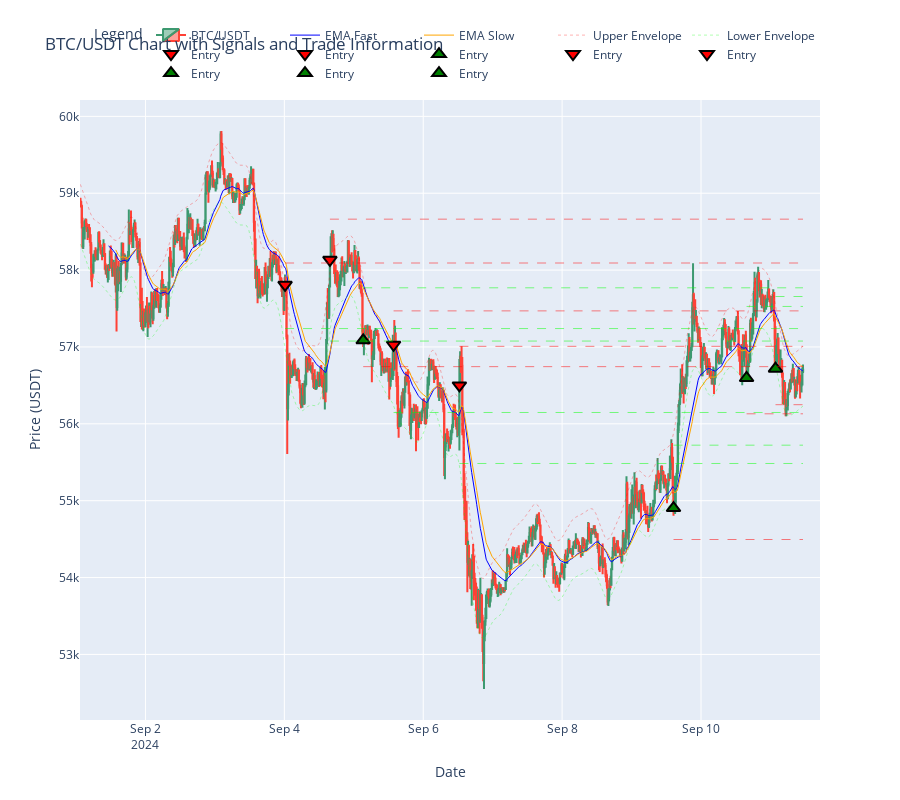

The code cell stored with this chart in its notebook:
### Markdown cell above
## 7. Main Execution

### Code cell
# Fetch historical data
df = fetch_historical_data(symbol='BTCUSDT', interval='15m')

# Calculate indicators and signals
df = calculate_indicators(df)
df = calculate_nadaraya_watson(df, 7)
df = ema_signal(df, backcandles=7)
df = total_signal(df)



# Perform backtesting
bt = Backtest(df, NWStrategy, cash=200000, commission=.002, margin=1/75)
stats = bt.run()

# Extract trade information
trades = pd.DataFrame(stats._strategy.trades_info)

# Plot the chart
plot_chart(df, trades)
print(stats)

# # Initialize live data streaming
# df_live = pd.DataFrame(columns=['Open', 'High', 'Low', 'Close', 'Volume'])
# ws_thread = threading.Thread(target=run_live_stream)
# ws_thread.start()

print("Live data streaming has started. Press Ctrl+C to stop.")

### Figure 1 — Plotly figure (JSON) as saved in the notebook; plotly's stock layout.template omitted (floating-point values rounded to 4 significant figures; data arrays with more than 128 entries replaced by an {"elided": "..."} marker saying what was removed)
{"data": [{"close": {"elided": "1000 float values"}, "high": {"elided": "1000 float values"}, "low": {"elided": "1000 float values"}, "name": "BTC/USDT", "open": {"elided": "1000 float values"}, "type": "candlestick", "x": {"elided": "1000 str values"}}, {"line": {"color": "blue", "width": 1}, "name": "EMA Fast", "type": "scatter", "x": {"elided": "1000 str values"}, "y": {"elided": "1000 float values"}}, {"line": {"color": "orange", "width": 1}, "name": "EMA Slow", "type": "scatter", "x": {"elided": "1000 str values"}, "y": {"elided": "1000 float values"}}, {"line": {"color": "rgba(255,0,0,0.3)", "dash": "dot", "width": 1}, "name": "Upper Envelope", "type": "scatter", "x": {"elided": "1000 str values"}, "y": {"elided": "1000 float values"}}, {"line": {"color": "rgba(0,255,0,0.3)", "dash": "dot", "width": 1}, "name": "Lower Envelope", "type": "scatter", "x": {"elided": "1000 str values"}, "y": {"elided": "1000 float values"}}, {"marker": {"color": "red", "line": {"color": "black", "width": 2}, "size": 12, "symbol": "triangle-down"}, "mode": "markers", "name": "Entry", "type": "scatter", "x": ["2024-09-04T00:15:00"], "y": [57810.0]}, {"marker": {"color": "red", "line": {"color": "black", "width": 2}, "size": 12, "symbol": "triangle-down"}, "mode": "markers", "name": "Entry", "type": "scatter", "x": ["2024-09-04T15:45:00"], "y": [58134]}, {"marker": {"color": "green", "line": {"color": "black", "width": 2}, "size": 12, "symbol": "triangle-up"}, "mode": "markers", "name": "Entry", "type": "scatter", "x": ["2024-09-05T03:15:00"], "y": [57090.0]}, {"marker": {"color": "red", "line": {"color": "black", "width": 2}, "size": 12, "symbol": "triangle-down"}, "mode": "markers", "name": "Entry", "type": "scatter", "x": ["2024-09-05T13:45:00"], "y": [57030.0]}, {"marker": {"color": "red", "line": {"color": "black", "width": 2}, "size": 12, "symbol": "triangle-down"}, "mode": "markers", "name": "Entry", "type": "scatter", "x": ["2024-09-06T12:30:00"], "y": [56500]}, {"marker": {"color": "green", "line": {"color": "black", "width": 2}, "size": 12, "symbol": "triangle-up"}, "mode": "markers", "name": "Entry", "type": "scatter", "x": ["2024-09-09T14:30:00"], "y": [54904]}, {"marker": {"color": "green", "line": {"color": "black", "width": 2}, "size": 12, "symbol": "triangle-up"}, "mode": "markers", "name": "Entry", "type": "scatter", "x": ["2024-09-10T15:45:00"], "y": [56596]}, {"marker": {"color": "green", "line": {"color": "black", "width": 2}, "size": 12, "symbol": "triangle-up"}, "mode": "markers", "name": "Entry", "type": "scatter", "x": ["2024-09-11T01:45:00"], "y": [56720.0]}], "layout": {"height": 800, "legend": {"orientation": "h", "title": {"text": "Legend"}, "x": 1, "xanchor": "right", "y": 1.02, "yanchor": "bottom"}, "shapes": [{"line": {"color": "rgba(0,255,0,0.5)", "dash": "dash", "width": 1}, "type": "line", "x0": "2024-09-04T00:15:00", "x1": "2024-09-11T11:15:00", "y0": 57240.0, "y1": 57240.0}, {"line": {"color": "rgba(255,0,0,0.5)", "dash": "dash", "width": 1}, "type": "line", "x0": "2024-09-04T00:15:00", "x1": "2024-09-11T11:15:00", "y0": 58090.0, "y1": 58090.0}, {"line": {"color": "rgba(0,255,0,0.5)", "dash": "dash", "width": 1}, "type": "line", "x0": "2024-09-04T15:45:00", "x1": "2024-09-11T11:15:00", "y0": 57080.0, "y1": 57080.0}, {"line": {"color": "rgba(255,0,0,0.5)", "dash": "dash", "width": 1}, "type": "line", "x0": "2024-09-04T15:45:00", "x1": "2024-09-11T11:15:00", "y0": 58660.0, "y1": 58660.0}, {"line": {"color": "rgba(0,255,0,0.5)", "dash": "dash", "width": 1}, "type": "line", "x0": "2024-09-05T03:15:00", "x1": "2024-09-11T11:15:00", "y0": 57770.0, "y1": 57770.0}, {"line": {"color": "rgba(255,0,0,0.5)", "dash": "dash", "width": 1}, "type": "line", "x0": "2024-09-05T03:15:00", "x1": "2024-09-11T11:15:00", "y0": 56740.0, "y1": 56740.0}, {"line": {"color": "rgba(0,255,0,0.5)", "dash": "dash", "width": 1}, "type": "line", "x0": "2024-09-05T13:45:00", "x1": "2024-09-11T11:15:00", "y0": 56150.0, "y1": 56150.0}, {"line": {"color": "rgba(255,0,0,0.5)", "dash": "dash", "width": 1}, "type": "line", "x0": "2024-09-05T13:45:00", "x1": "2024-09-11T11:15:00", "y0": 57470.0, "y1": 57470.0}, {"line": {"color": "rgba(0,255,0,0.5)", "dash": "dash", "width": 1}, "type": "line", "x0": "2024-09-06T12:30:00", "x1": "2024-09-11T11:15:00", "y0": 55480.0, "y1": 55480.0}, {"line": {"color": "rgba(255,0,0,0.5)", "dash": "dash", "width": 1}, "type": "line", "x0": "2024-09-06T12:30:00", "x1": "2024-09-11T11:15:00", "y0": 57010.0, "y1": 57010.0}, {"line": {"color": "rgba(0,255,0,0.5)", "dash": "dash", "width": 1}, "type": "line", "x0": "2024-09-09T14:30:00", "x1": "2024-09-11T11:15:00", "y0": 55720.0, "y1": 55720.0}, {"line": {"color": "rgba(255,0,0,0.5)", "dash": "dash", "width": 1}, "type": "line", "x0": "2024-09-09T14:30:00", "x1": "2024-09-11T11:15:00", "y0": 54490.0, "y1": 54490.0}, {"line": {"color": "rgba(0,255,0,0.5)", "dash": "dash", "width": 1}, "type": "line", "x0": "2024-09-10T15:45:00", "x1": "2024-09-11T11:15:00", "y0": 57530.0, "y1": 57530.0}, {"line": {"color": "rgba(255,0,0,0.5)", "dash": "dash", "width": 1}, "type": "line", "x0": "2024-09-10T15:45:00", "x1": "2024-09-11T11:15:00", "y0": 56130.0, "y1": 56130.0}, {"line": {"color": "rgba(0,255,0,0.5)", "dash": "dash", "width": 1}, "type": "line", "x0": "2024-09-11T01:45:00", "x1": "2024-09-11T11:15:00", "y0": 57660.0, "y1": 57660.0}, {"line": {"color": "rgba(255,0,0,0.5)", "dash": "dash", "width": 1}, "type": "line", "x0": "2024-09-11T01:45:00", "x1": "2024-09-11T11:15:00", "y0": 56250.0, "y1": 56250.0}], "title": {"text": "BTC/USDT Chart with Signals and Trade Information"}, "xaxis": {"anchor": "y", "domain": [0, 1], "rangeslider": {"visible": false}, "title": {"text": "Date"}}, "yaxis": {"anchor": "x", "domain": [0, 1], "title": {"text": "Price (USDT)"}}}}
